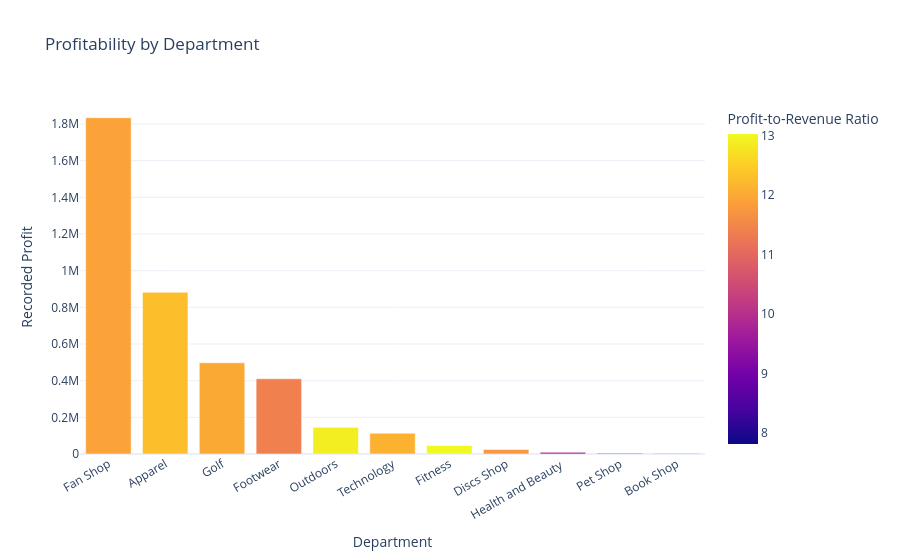

Notebook code cell kept with this figure:
### Code cell
fig = px.bar(
    department_performance,
    x="Department Name",
    y="Profit",
    color="Profit Margin (%)",
    title="Profitability by Department",
    labels={
        "Department Name": "Department",
        "Profit": "Recorded Profit",
        "Profit Margin (%)": "Profit-to-Revenue Ratio"
    }
)

fig.update_layout(
    template="plotly_white",
    xaxis_tickangle=-30
)

fig.show()

### Figure 1 — Plotly figure (JSON) as saved in the notebook; plotly's stock layout.template omitted (floating-point values rounded to 4 significant figures)
{"data": [{"hovertemplate": "Department=%{x}<br>Recorded Profit=%{y}<br>Profit-to-Revenue Ratio=%{marker.color}<extra></extra>", "legendgroup": "", "marker": {"color": [11.93, 12.3, 12.01, 11.4, 12.9, 12.12, 13.03, 11.76, 9.956, 9.618, 7.812], "coloraxis": "coloraxis", "pattern": {"shape": ""}}, "name": "", "orientation": "v", "showlegend": false, "textposition": "auto", "type": "bar", "x": ["Fan Shop", "Apparel", "Golf", "Footwear", "Outdoors", "Technology", "Fitness", "Discs Shop", "Health and Beauty ", "Pet Shop", "Book Shop"], "xaxis": "x", "y": [1834000.0, 881900.0, 497500.0, 410200.0, 145300.0, 113200.0, 46540.0, 24190.0, 9494.0, 3589.0, 883.0], "yaxis": "y"}], "layout": {"barmode": "relative", "coloraxis": {"colorbar": {"title": {"text": "Profit-to-Revenue Ratio"}}, "colorscale": [[0, "#0d0887"], [0.1111, "#46039f"], [0.2222, "#7201a8"], [0.3333, "#9c179e"], [0.4444, "#bd3786"], [0.5556, "#d8576b"], [0.6667, "#ed7953"], [0.7778, "#fb9f3a"], [0.8889, "#fdca26"], [1, "#f0f921"]]}, "legend": {"tracegroupgap": 0}, "title": {"text": "Profitability by Department"}, "xaxis": {"anchor": "y", "domain": [0, 1], "tickangle": -30, "title": {"text": "Department"}}, "yaxis": {"anchor": "x", "domain": [0, 1], "title": {"text": "Recorded Profit"}}}}
